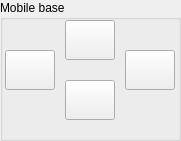
     <widget class="QGroupBox" name="gbNavig">
      <property name="geometry">
       <rect>
        <x>10</x>
        <y>0</y>
        <width>181</width>
        <height>141</height>
       </rect>
      </property>
      <property name="styleSheet">
       <string notr="true"/>
      </property>
      <property name="title">
       <string>Mobile base</string>
      </property>
      <widget class="QPushButton" name="navBtnExecPath">
       <property name="geometry">
        <rect>
         <x>215</x>
         <y>185</y>
         <width>81</width>
         <height>31</height>
        </rect>
       </property>
       <property name="text">
        <string>Exec Path</string>
       </property>
      </widget>
      <widget class="QLineEdit" name="navTxtStartPose">
       <property name="geometry">
        <rect>
         <x>89</x>
         <y>150</y>
         <width>121</width>
         <height>23</height>
        </rect>
       </property>
      </widget>
      <widget class="QLineEdit" name="navTxtGoalPose">
       <property name="geometry">
        <rect>
         <x>89</x>
         <y>175</y>
         <width>121</width>
         <height>23</height>
        </rect>
       </property>
      </widget>
      <widget class="QLabel" name="navLblStartPose">
       <property name="geometry">
        <rect>
         <x>10</x>
         <y>150</y>
         <width>81</width>
         <height>17</height>
        </rect>
       </property>
       <property name="text">
        <string>Start Pose:</string>
       </property>
      </widget>
      <widget class="QPushButton" name="navBtnCalcPath">
       <property name="geometry">
        <rect>
         <x>214</x>
         <y>150</y>
         <width>81</width>
         <height>31</height>
        </rect>
       </property>
       <property name="text">
        <string>Calc Path</string>
       </property>
      </widget>
      <widget class="QLabel" name="navLblGoalPose">
       <property name="geometry">
        <rect>
         <x>10</x>
         <y>175</y>
         <width>81</width>
         <height>17</height>
        </rect>
       </property>
       <property name="text">
        <string>Goal Pose:</string>
       </property>
      </widget>
      <widget class="QLabel" name="navLblMove">
       <property name="geometry">
        <rect>
         <x>10</x>
         <y>200</y>
         <width>101</width>
         <height>17</height>
        </rect>
       </property>
       <property name="text">
        <string>Simple Move:</string>
       </property>
      </widget>
      <widget class="QLineEdit" name="navTxtMove">
       <property name="geometry">
        <rect>
         <x>110</x>
         <y>200</y>
         <width>101</width>
         <height>27</height>
        </rect>
       </property>
      </widget>
      <widget class="QLineEdit" name="txtLinearX">
       <property name="geometry">
        <rect>
         <x>210</x>
         <y>25</y>
         <width>81</width>
         <height>27</height>
        </rect>
       </property>
       <property name="text">
        <string>0</string>
       </property>
      </widget>
      <widget class="QLabel" name="label_2">
       <property name="geometry">
        <rect>
         <x>190</x>
         <y>30</y>
         <width>16</width>
         <height>17</height>
        </rect>
       </property>
       <property name="text">
        <string>X:</string>
       </property>
      </widget>
      <widget class="QPushButton" name="btnRight">
       <property name="geometry">
        <rect>
         <x>125</x>
         <y>50</y>
         <width>50</width>
         <height>40</height>
        </rect>
       </property>
       <property name="text">
        <string/>
       </property>
       <property name="iconSize">
        <size>
         <width>32</width>
         <height>32</height>
        </size>
       </property>
      </widget>
      <widget class="QPushButton" name="btnFwd">
       <property name="geometry">
        <rect>
         <x>65</x>
         <y>20</y>
         <width>50</width>
         <height>40</height>
        </rect>
       </property>
       <property name="text">
        <string/>
       </property>
       <property name="iconSize">
        <size>
         <width>32</width>
         <height>32</height>
        </size>
       </property>
      </widget>
      <widget class="QPushButton" name="btnLeft">
       <property name="geometry">
        <rect>
         <x>5</x>
         <y>50</y>
         <width>50</width>
         <height>40</height>
        </rect>
       </property>
       <property name="text">
        <string/>
       </property>
       <property name="iconSize">
        <size>
         <width>32</width>
         <height>32</height>
        </size>
       </property>
      </widget>
      <widget class="QLineEdit" name="txtAngular">
       <property name="geometry">
        <rect>
         <x>210</x>
         <y>85</y>
         <width>81</width>
         <height>27</height>
        </rect>
       </property>
       <property name="text">
        <string>0</string>
       </property>
      </widget>
      <widget class="QLabel" name="label_3">
       <property name="geometry">
        <rect>
         <x>190</x>
         <y>60</y>
         <width>16</width>
         <height>17</height>
        </rect>
       </property>
       <property name="text">
        <string>Y:</string>
       </property>
      </widget>
      <widget class="QLabel" name="label_4">
       <property name="geometry">
        <rect>
         <x>190</x>
         <y>90</y>
         <width>16</width>
         <height>17</height>
        </rect>
       </property>
       <property name="text">
        <string>W:</string>
       </property>
      </widget>
      <widget class="QPushButton" name="btnBwd">
       <property name="geometry">
        <rect>
         <x>65</x>
         <y>80</y>
         <width>50</width>
         <height>40</height>
        </rect>
       </property>
       <property name="text">
        <string/>
       </property>
       <property name="iconSize">
        <size>
         <width>32</width>
         <height>32</height>
        </size>
       </property>
      </widget>
      <widget class="QPushButton" name="btnCmdVel">
       <property name="geometry">
        <rect>
         <x>190</x>
         <y>115</y>
         <width>101</width>
         <height>27</height>
        </rect>
       </property>
       <property name="text">
        <string>Move Base</string>
       </property>
      </widget>
      <widget class="QLineEdit" name="txtLinearY">
       <property name="geometry">
        <rect>
         <x>210</x>
         <y>55</y>
         <width>81</width>
         <height>27</height>
        </rect>
       </property>
       <property name="text">
        <string>0</string>
       </property>
      </widget>
      <widget class="QPushButton" name="btnStop">
       <property name="geometry">
        <rect>
         <x>10</x>
         <y>230</y>
         <width>281</width>
         <height>51</height>
        </rect>
       </property>
       <property name="palette">
        <palette>
         <active>
          <colorrole role="WindowText">
           <brush brushstyle="SolidPattern">
            <color alpha="255">
             <red>0</red>
             <green>0</green>
             <blue>0</blue>
            </color>
           </brush>
          </colorrole>
          <colorrole role="Button">
           <brush brushstyle="SolidPattern">
            <color alpha="255">
             <red>239</red>
             <green>41</green>
             <blue>41</blue>
            </color>
           </brush>
          </colorrole>
          <colorrole role="Light">
           <brush brushstyle="SolidPattern">
            <color alpha="255">
             <red>255</red>
             <green>147</green>
             <blue>147</blue>
            </color>
           </brush>
          </colorrole>
          <colorrole role="Midlight">
           <brush brushstyle="SolidPattern">
            <color alpha="255">
             <red>247</red>
             <green>94</green>
             <blue>94</blue>
            </color>
           </brush>
          </colorrole>
          <colorrole role="Dark">
           <brush brushstyle="SolidPattern">
            <color alpha="255">
             <red>119</red>
             <green>20</green>
             <blue>20</blue>
            </color>
           </brush>
          </colorrole>
          <colorrole role="Mid">
           <brush brushstyle="SolidPattern">
            <color alpha="255">
             <red>159</red>
             <green>27</green>
             <blue>27</blue>
            </color>
           </brush>
          </colorrole>
          <colorrole role="Text">
           <brush brushstyle="SolidPattern">
            <color alpha="255">
             <red>0</red>
             <green>0</green>
             <blue>0</blue>
            </color>
           </brush>
          </colorrole>
          <colorrole role="BrightText">
           <brush brushstyle="SolidPattern">
            <color alpha="255">
             <red>255</red>
             <green>255</green>
             <blue>255</blue>
            </color>
           </brush>
          </colorrole>
          <colorrole role="ButtonText">
           <brush brushstyle="SolidPattern">
            <color alpha="255">
             <red>0</red>
             <green>0</green>
             <blue>0</blue>
            </color>
           </brush>
          </colorrole>
          <colorrole role="Base">
           <brush brushstyle="SolidPattern">
            <color alpha="255">
             <red>255</red>
             <green>255</green>
             <blue>255</blue>
            </color>
           </brush>
          </colorrole>
          <colorrole role="Window">
           <brush brushstyle="SolidPattern">
            <color alpha="255">
             <red>239</red>
             <green>41</green>
             <blue>41</blue>
            </color>
           </brush>
          </colorrole>
          <colorrole role="Shadow">
           <brush brushstyle="SolidPattern">
            <color alpha="255">
             <red>0</red>
             <green>0</green>
             <blue>0</blue>
            </color>
           </brush>
          </colorrole>
          <colorrole role="AlternateBase">
           <brush brushstyle="SolidPattern">
            <color alpha="255">
             <red>247</red>
             <green>148</green>
             <blue>148</blue>
            </color>
           </brush>
          </colorrole>
          <colorrole role="ToolTipBase">
           <brush brushstyle="SolidPattern">
            <color alpha="255">
             <red>255</red>
             <green>255</green>
             <blue>220</blue>
            </color>
           </brush>
          </colorrole>
          <colorrole role="ToolTipText">
           <brush brushstyle="SolidPattern">
            <color alpha="255">
             <red>0</red>
             <green>0</green>
             <blue>0</blue>
            </color>
           </brush>
          </colorrole>
         </active>
         <inactive>
          <colorrole role="WindowText">
           <brush brushstyle="SolidPattern">
            <color alpha="255">
             <red>0</red>
             <green>0</green>
             <blue>0</blue>
            </color>
           </brush>
          </colorrole>
          <colorrole role="Button">
           <brush brushstyle="SolidPattern">
            <color alpha="255">
             <red>239</red>
             <green>41</green>
             <blue>41</blue>
            </color>
           </brush>
          </colorrole>
          <colorrole role="Light">
           <brush brushstyle="SolidPattern">
            <color alpha="255">
             <red>255</red>
             <green>147</green>
             <blue>147</blue>
            </color>
           </brush>
          </colorrole>
          <colorrole role="Midlight">
           <brush brushstyle="SolidPattern">
            <color alpha="255">
             <red>247</red>
             <green>94</green>
             <blue>94</blue>
            </color>
           </brush>
          </colorrole>
          <colorrole role="Dark">
           <brush brushstyle="SolidPattern">
            <color alpha="255">
             <red>119</red>
             <green>20</green>
             <blue>20</blue>
            </color>
           </brush>
          </colorrole>
          <colorrole role="Mid">
           <brush brushstyle="SolidPattern">
            <color alpha="255">
             <red>159</red>
             <green>27</green>
             <blue>27</blue>
            </color>
           </brush>
          </colorrole>
          <colorrole role="Text">
           <brush brushstyle="SolidPattern">
            <color alpha="255">
             <red>0</red>
             <green>0</green>
             <blue>0</blue>
            </color>
           </brush>
          </colorrole>
          <colorrole role="BrightText">
           <brush brushstyle="SolidPattern">
            <color alpha="255">
             <red>255</red>
             <green>255</green>
             <blue>255</blue>
            </color>
           </brush>
          </colorrole>
          <colorrole role="ButtonText">
           <brush brushstyle="SolidPattern">
            <color alpha="255">
             <red>0</red>
             <green>0</green>
             <blue>0</blue>
            </color>
           </brush>
          </colorrole>
          <colorrole role="Base">
           <brush brushstyle="SolidPattern">
            <color alpha="255">
             <red>255</red>
             <green>255</green>
             <blue>255</blue>
            </color>
           </brush>
          </colorrole>
          <colorrole role="Window">
           <brush brushstyle="SolidPattern">
            <color alpha="255">
             <red>239</red>
             <green>41</green>
             <blue>41</blue>
            </color>
           </brush>
          </colorrole>
          <colorrole role="Shadow">
           <brush brushstyle="SolidPattern">
            <color alpha="255">
             <red>0</red>
             <green>0</green>
             <blue>0</blue>
            </color>
           </brush>
          </colorrole>
          <colorrole role="AlternateBase">
           <brush brushstyle="SolidPattern">
            <color alpha="255">
             <red>247</red>
             <green>148</green>
             <blue>148</blue>
            </color>
           </brush>
          </colorrole>
          <colorrole role="ToolTipBase">
           <brush brushstyle="SolidPattern">
            <color alpha="255">
             <red>255</red>
             <green>255</green>
             <blue>220</blue>
            </color>
           </brush>
          </colorrole>
          <colorrole role="ToolTipText">
           <brush brushstyle="SolidPattern">
            <color alpha="255">
             <red>0</red>
             <green>0</green>
             <blue>0</blue>
            </color>
           </brush>
          </colorrole>
         </inactive>
         <disabled>
          <colorrole role="WindowText">
           <brush brushstyle="SolidPattern">
            <color alpha="255">
             <red>119</red>
             <green>20</green>
             <blue>20</blue>
            </color>
           </brush>
          </colorrole>
          <colorrole role="Button">
           <brush brushstyle="SolidPattern">
            <color alpha="255">
             <red>239</red>
             <green>41</green>
             <blue>41</blue>
            </color>
           </brush>
          </colorrole>
          <colorrole role="Light">
           <brush brushstyle="SolidPattern">
            <color alpha="255">
             <red>255</red>
             <green>147</green>
             <blue>147</blue>
            </color>
           </brush>
          </colorrole>
          <colorrole role="Midlight">
           <brush brushstyle="SolidPattern">
            <color alpha="255">
             <red>247</red>
             <green>94</green>
             <blue>94</blue>
            </color>
           </brush>
          </colorrole>
          <colorrole role="Dark">
           <brush brushstyle="SolidPattern">
            <color alpha="255">
             <red>119</red>
             <green>20</green>
             <blue>20</blue>
            </color>
           </brush>
          </colorrole>
          <colorrole role="Mid">
           <brush brushstyle="SolidPattern">
            <color alpha="255">
             <red>159</red>
             <green>27</green>
             <blue>27</blue>
            </color>
           </brush>
          </colorrole>
          <colorrole role="Text">
           <brush brushstyle="SolidPattern">
            <color alpha="255">
             <red>119</red>
             <green>20</green>
             <blue>20</blue>
            </color>
           </brush>
          </colorrole>
          <colorrole role="BrightText">
           <brush brushstyle="SolidPattern">
            <color alpha="255">
             <red>255</red>
             <green>255</green>
             <blue>255</blue>
            </color>
           </brush>
          </colorrole>
          <colorrole role="ButtonText">
           <brush brushstyle="SolidPattern">
            <color alpha="255">
             <red>119</red>
             <green>20</green>
             <blue>20</blue>
            </color>
           </brush>
          </colorrole>
          <colorrole role="Base">
           <brush brushstyle="SolidPattern">
            <color alpha="255">
             <red>239</red>
             <green>41</green>
             <blue>41</blue>
            </color>
           </brush>
          </colorrole>
          <colorrole role="Window">
           <brush brushstyle="SolidPattern">
            <color alpha="255">
             <red>239</red>
             <green>41</green>
             <blue>41</blue>
            </color>
           </brush>
          </colorrole>
          <colorrole role="Shadow">
           <brush brushstyle="SolidPattern">
            <color alpha="255">
             <red>0</red>
             <green>0</green>
             <blue>0</blue>
            </color>
           </brush>
          </colorrole>
          <colorrole role="AlternateBase">
           <brush brushstyle="SolidPattern">
            <color alpha="255">
             <red>239</red>
             <green>41</green>
             <blue>41</blue>
            </color>
           </brush>
          </colorrole>
          <colorrole role="ToolTipBase">
           <brush brushstyle="SolidPattern">
            <color alpha="255">
             <red>255</red>
             <green>255</green>
             <blue>220</blue>
            </color>
           </brush>
          </colorrole>
          <colorrole role="ToolTipText">
           <brush brushstyle="SolidPattern">
            <color alpha="255">
             <red>0</red>
             <green>0</green>
             <blue>0</blue>
            </color>
           </brush>
          </colorrole>
         </disabled>
        </palette>
       </property>
       <property name="text">
        <string>S T O P</string>
       </property>
      </widget>
     </widget>
